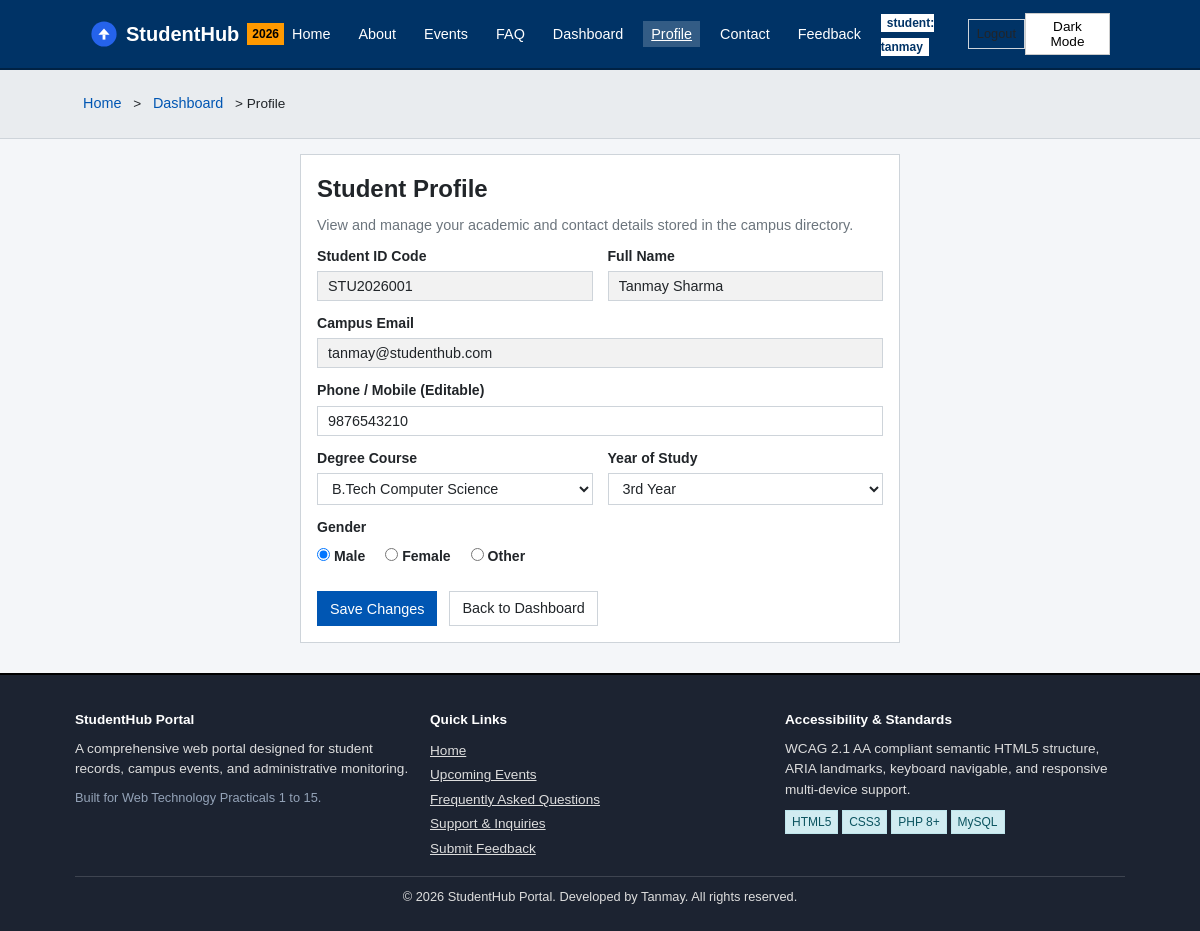
The app's page /profile.php (signed in) with its own data.
### tables this page shows
CREATE TABLE `students` (
  `id` INT AUTO_INCREMENT PRIMARY KEY,
  `user_id` INT DEFAULT NULL,
  `student_id_code` VARCHAR(20) NOT NULL UNIQUE,
  `full_name` VARCHAR(100) NOT NULL,
  `email` VARCHAR(100) NOT NULL UNIQUE,
  `phone` VARCHAR(15) NOT NULL,
  `course` VARCHAR(50) NOT NULL,
  `year` VARCHAR(10) NOT NULL,
  `gender` ENUM('Male', 'Female', 'Other') NOT NULL,
  `status` ENUM('Active', 'Inactive') NOT NULL DEFAULT 'Active',
  `created_at` TIMESTAMP DEFAULT CURRENT_TIMESTAMP,
  CONSTRAINT `fk_students_user` FOREIGN KEY (`user_id`) REFERENCES `users` (`id`) ON DELETE SET NULL ON UPDATE CASCADE
);

### profile.php (the view, shortened to what this page needs)
<?php
require_once __DIR__ . '/config/logger.php';
$user = current_user();
$student = null;
if ($db_connected && $conn) {
    $stmt = mysqli_prepare($conn, "SELECT * FROM students WHERE user_id = ? OR email = ? LIMIT 1");
    mysqli_stmt_bind_param($stmt, "is", $user['id'], $user['email']);
    mysqli_stmt_execute($stmt);
    $res = mysqli_stmt_get_result($stmt);
    $student = mysqli_fetch_assoc($res);
}
require_once __DIR__ . '/includes/header.php';
?>
<div style="max-width: 600px; margin: 0 auto;">
  <div class="card">
    <h2>Student Profile</h2>
    <p>View and manage your academic and contact details stored in the campus directory.</p>
    <?php if ($student): ?>
      <form action="profile.php" method="POST">
        <div class="grid-2">
          <div class="form-group">
            <label>Student ID Code</label>
            <input type="text" class="form-control" value="<?php echo htmlspecialchars($student['student_id_code']); ?>" readonly style="background: rgba(0,0,0,0.05);">
          </div>
          <div class="form-group">
            <label>Full Name</label>
            <input type="text" class="form-control" value="<?php echo htmlspecialchars($student['full_name']); ?>" readonly style="background: rgba(0,0,0,0.05);">
          </div>
        </div>
        <div class="form-group">
          <label>Campus Email</label>
          <input type="email" class="form-control" value="<?php echo htmlspecialchars($student['email']); ?>" readonly style="background: rgba(0,0,0,0.05);">
        </div>
        <div class="form-group">
          <label for="phone">Phone / Mobile (Editable)</label>
          <input type="tel" id="phone" name="phone" class="form-control" maxlength="10" value="<?php echo htmlspecialchars($student['phone']); ?>" required>
        </div>
        <div class="grid-2">
          <div class="form-group">
            <label for="course">Degree Course</label>
            <select id="course" name="course" class="form-control" required>
              <option value="B.Tech CSE" <?php echo $student['course'] === 'B.Tech CSE' ? 'selected' : ''; ?>>B.Tech Computer Science</option>
            </select>
          </div>
          <div class="form-group">
            <label for="year">Year of Study</label>
            <select id="year" name="year" class="form-control" required>
              <option value="3rd Year" <?php echo $student['year'] === '3rd Year' ? 'selected' : ''; ?>>3rd Year</option>
            </select>
          </div>
        </div>
        <div class="form-group">
          <label>Gender</label>
          <div style="display: flex; gap: 20px; align-items: center; margin-top: 4px;">
            <label><input type="radio" name="gender" value="Male" <?php echo $student['gender'] === 'Male' ? 'checked' : ''; ?>> Male</label>
            <label><input type="radio" name="gender" value="Female" <?php echo $student['gender'] === 'Female' ? 'checked' : ''; ?>> Female</label>
            <label><input type="radio" name="gender" value="Other" <?php echo $student['gender'] === 'Other' ? 'checked' : ''; ?>> Other</label>
          </div>
        </div>
        <div style="display: flex; gap: 12px; margin-top: 20px;">
          <button type="submit" class="btn btn-primary">Save Changes</button>
          <a href="dashboard.php" class="btn btn-outline">Back to Dashboard</a>
        </div>
      </form>
    <?php else: ?>
      <div class="alert alert-warning">No student profile found for this user account.</div>
    <?php endif; ?>
  </div>
</div>
<?php require_once __DIR__ . '/includes/footer.php'; ?>

### assets/css/style.css (style rules this page uses)
:root { --bg-color: #f4f6f9; --text-color: #212529; --card-bg: #ffffff; --border-color: #ced4da; --primary-color: #0056b3; --primary-hover: #004085; --secondary-color: #6c757d; --success-color: #28a745; --danger-color: #dc3545; --warning-color: #ffc107; --header-bg: #003366; --header-text: #ffffff; --footer-bg: #1c2331; --footer-text: #dddddd; --font-family: Arial, Helvetica, sans-serif; }
* { box-sizing: border-box; margin: 0; padding: 0; }
body { font-family: var(--font-family); background-color: var(--bg-color); color: var(--text-color); line-height: 1.5; display: flex; flex-direction: column; min-height: 100vh; }
.btn { display: inline-block; padding: 6px 12px; text-decoration: none; font-size: 0.9rem; font-family: inherit; border: 1px solid transparent; cursor: pointer; text-align: center; }
.btn-primary { background-color: var(--primary-color); color: #ffffff; border-color: var(--primary-color); }
.btn-outline { border-color: var(--border-color); background: transparent; color: var(--text-color); }
.grid-2 { display: grid; grid-template-columns: repeat(2, 1fr); gap: 15px; }
.card { background: var(--card-bg); border: 1px solid var(--border-color); padding: 16px; margin-bottom: 15px; display: flex; flex-direction: column; }
.card h2, .card h3, .card h4 { margin-bottom: 8px; }
.card p { color: var(--secondary-color); font-size: 0.9rem; margin-bottom: 10px; }
.form-group { margin-bottom: 12px; display: flex; flex-direction: column; }
.form-group label { font-weight: bold; font-size: 0.88rem; margin-bottom: 4px; }
.form-control { width: 100%; padding: 6px 10px; border: 1px solid var(--border-color); background-color: var(--card-bg); color: var(--text-color); font-size: 0.9rem; font-family: inherit; }

### records on screen
students: student_id_code "STU2026001", full_name "Tanmay Sharma", email "tanmay@studenthub.com", phone "9876543210", course "B.Tech Computer Science", year "3rd Year", gender "☑ Male", gender "☐ Female", gender "☐ Other"

### other values on screen
$user['role'] "student"
$user['username'] "tanmay"
$title "Home"
$title "Dashboard"
$title "Profile"
